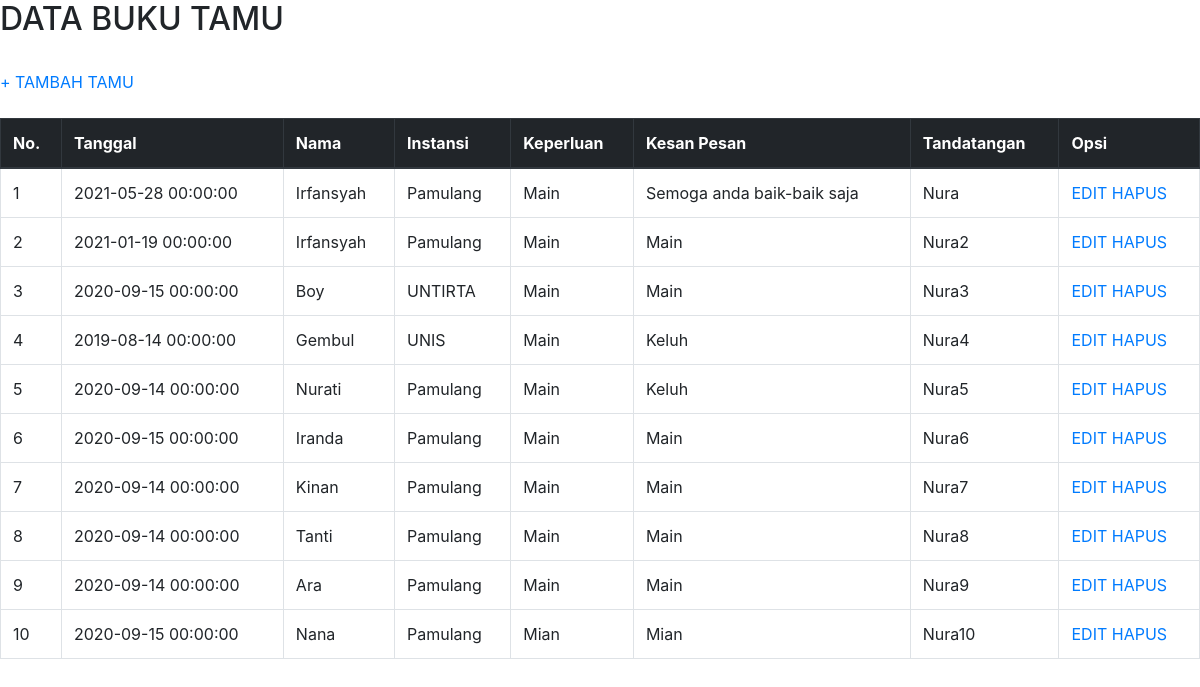
Page /CRUD/BUKUTAMU/index.php on the committed database.
### tables this page shows
CREATE TABLE `bukuTamu` (
  `idTamu` int(128) NOT NULL,
  `tanggalTamu` datetime NOT NULL,
  `namaTamu` varchar(128) NOT NULL,
  `instansiTamu` varchar(128) NOT NULL,
  `keperluanTamu` varchar(128) NOT NULL,
  `kesanpesanTamu` varchar(128) NOT NULL,
  `ttdTamu` varchar(128) NOT NULL
);

### CRUD/BUKUTAMU/index.php (the view, shortened to what this page needs)
<?php include 'koneksi.php'; ?>
<!DOCTYPE html>
<html>
<head>
	<link rel="stylesheet" type="text/css" href="https://cdnjs.cloudflare.com/ajax/libs/twitter-bootstrap/4.1.3/css/bootstrap.min.css">
</head>
<body>
	<h2>DATA BUKU TAMU</h2>
	<br/>
	<a href="tambah.php">+ TAMBAH TAMU</a>
	<br/>
	<br/>
	<table class="table table table-bordered" border="1">
		<thead class="thead-dark">
			<tr>
			<th>No.</th>
			<th>Tanggal</th>
			<th>Nama </th>
			<th>Instansi</th>
			<th>Keperluan</th>
            <th>Kesan Pesan</th>
            <th>Tandatangan</th>
            <th>Opsi</th>
		</tr>
		</thead>
		<tbody>
			<?php
		$batas=5;
		$halaman = isset($_GET['halaman']) ? (int)$_GET['halaman'] : 1;
		$halaman_awal = ($halaman>1) ? ($halaman * $batas) - $batas : 0;
		$data = mysqli_query($koneksi,"SELECT * FROM bukuTamu");
		$no=$halaman_awal+1;
		while($alias = mysqli_fetch_array($data)){
			?>
			<tr>
				<td><?php echo $no++; ?></td>
				<td><?php echo $alias['tanggalTamu']; ?></td>
				<td><?php echo $alias['namaTamu']; ?></td>
				<td><?php echo $alias['instansiTamu']; ?></td>
                <td><?php echo $alias['keperluanTamu']; ?></td>
                <td><?php echo $alias['kesanpesanTamu']; ?></td>
                <td><?php echo $alias['ttdTamu']; ?></td>
				<td>
					<a href="edit.php?idTamu=<?php echo $alias['idTamu']; ?>">EDIT</a>
					<a href="hapus.php?idTamu=<?php echo $alias['idTamu']; ?>">HAPUS</a>
				</td>
			</tr>
			<?php
		}
		?>
		</tbody>
	</table>
</body>
</html>

### rows in the picture
bukutamu: tanggalTamu "2021-05-28 00:00:00", namaTamu "Irfansyah", instansiTamu "Pamulang", keperluanTamu "Main", kesanpesanTamu "Semoga anda baik-baik saja", ttdTamu "Nura"
bukutamu: tanggalTamu "2021-01-19 00:00:00", namaTamu "Irfansyah", instansiTamu "Pamulang", keperluanTamu "Main", kesanpesanTamu "Main", ttdTamu "Nura2"
bukutamu: tanggalTamu "2020-09-15 00:00:00", namaTamu "Boy", instansiTamu "UNTIRTA", keperluanTamu "Main", kesanpesanTamu "Main", ttdTamu "Nura3"
bukutamu: tanggalTamu "2019-08-14 00:00:00", namaTamu "Gembul", instansiTamu "UNIS", keperluanTamu "Main", kesanpesanTamu "Keluh", ttdTamu "Nura4"
bukutamu: tanggalTamu "2020-09-14 00:00:00", namaTamu "Nurati", instansiTamu "Pamulang", keperluanTamu "Main", kesanpesanTamu "Keluh", ttdTamu "Nura5"
bukutamu: tanggalTamu "2020-09-15 00:00:00", namaTamu "Iranda", instansiTamu "Pamulang", keperluanTamu "Main", kesanpesanTamu "Main", ttdTamu "Nura6"
bukutamu: tanggalTamu "2020-09-14 00:00:00", namaTamu "Kinan", instansiTamu "Pamulang", keperluanTamu "Main", kesanpesanTamu "Main", ttdTamu "Nura7"
bukutamu: tanggalTamu "2020-09-14 00:00:00", namaTamu "Tanti", instansiTamu "Pamulang", keperluanTamu "Main", kesanpesanTamu "Main", ttdTamu "Nura8"
bukutamu: tanggalTamu "2020-09-14 00:00:00", namaTamu "Ara", instansiTamu "Pamulang", keperluanTamu "Main", kesanpesanTamu "Main", ttdTamu "Nura9"
bukutamu: tanggalTamu "2020-09-15 00:00:00", namaTamu "Nana", instansiTamu "Pamulang", keperluanTamu "Mian", kesanpesanTamu "Mian", ttdTamu "Nura10"
